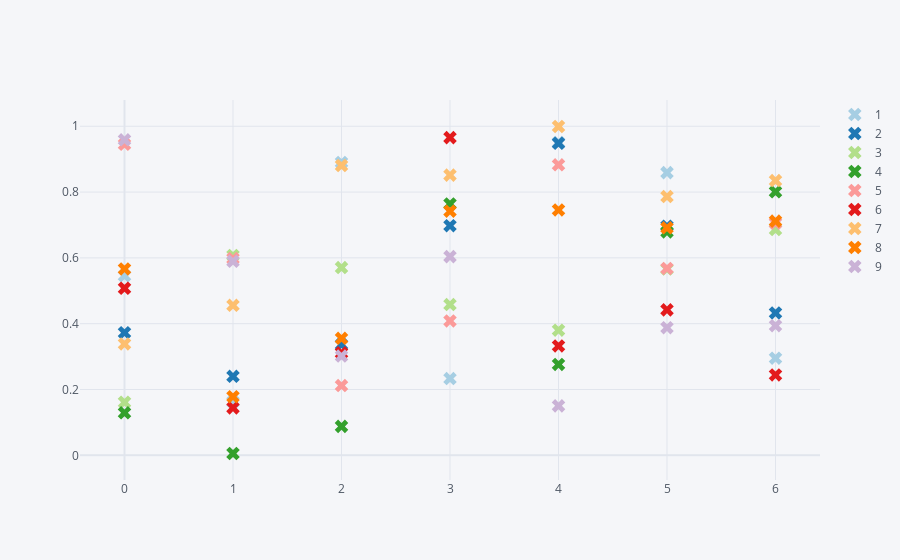

The notebook cell this image was saved under:
### Code cell
# The Plotter  
print("---THE PLOTTER ---")
print("Select the type of data you need to plot (By writing 1 or 2)")
print("1. Random Data")
print("2. Upload CSV file") # use agri.csv
data = int(input("Your Choice: ")) 
df = creation(data)
print(df.head())
main(df, data)

### Figure 1 — Plotly figure (JSON) as saved in the notebook; plotly's stock layout.template omitted (floating-point values rounded to 4 significant figures)
{"data": [{"line": {"color": "rgba(166, 206, 227, 1.0)", "dash": "solid", "shape": "linear", "width": 1.3}, "marker": {"size": 12, "symbol": "x"}, "mode": "markers", "name": "1", "text": "", "type": "scatter", "x": [0, 1, 2, 3, 4, 5, 6], "y": [0.5456, 0.1628, 0.89, 0.2332, 0.9505, 0.859, 0.295]}, {"line": {"color": "rgba(31, 120, 180, 1.0)", "dash": "solid", "shape": "linear", "width": 1.3}, "marker": {"size": 12, "symbol": "x"}, "mode": "markers", "name": "2", "text": "", "type": "scatter", "x": [0, 1, 2, 3, 4, 5, 6], "y": [0.3725, 0.2401, 0.3366, 0.6977, 0.9483, 0.6963, 0.4326]}, {"line": {"color": "rgba(178, 223, 138, 1.0)", "dash": "solid", "shape": "linear", "width": 1.3}, "marker": {"size": 12, "symbol": "x"}, "mode": "markers", "name": "3", "text": "", "type": "scatter", "x": [0, 1, 2, 3, 4, 5, 6], "y": [0.1612, 0.6074, 0.5705, 0.458, 0.3802, 0.5659, 0.6861]}, {"line": {"color": "rgba(51, 160, 44, 1.0)", "dash": "solid", "shape": "linear", "width": 1.3}, "marker": {"size": 12, "symbol": "x"}, "mode": "markers", "name": "4", "text": "", "type": "scatter", "x": [0, 1, 2, 3, 4, 5, 6], "y": [0.1293, 0.00553, 0.08789, 0.7637, 0.2762, 0.6787, 0.8007]}, {"line": {"color": "rgba(251, 154, 153, 1.0)", "dash": "solid", "shape": "linear", "width": 1.3}, "marker": {"size": 12, "symbol": "x"}, "mode": "markers", "name": "5", "text": "", "type": "scatter", "x": [0, 1, 2, 3, 4, 5, 6], "y": [0.9452, 0.5977, 0.2121, 0.4084, 0.8827, 0.5678, 0.7055]}, {"line": {"color": "rgba(227, 26, 28, 1.0)", "dash": "solid", "shape": "linear", "width": 1.3}, "marker": {"size": 12, "symbol": "x"}, "mode": "markers", "name": "6", "text": "", "type": "scatter", "x": [0, 1, 2, 3, 4, 5, 6], "y": [0.5076, 0.1442, 0.3112, 0.9654, 0.3323, 0.442, 0.2442]}, {"line": {"color": "rgba(253, 191, 111, 1.0)", "dash": "solid", "shape": "linear", "width": 1.3}, "marker": {"size": 12, "symbol": "x"}, "mode": "markers", "name": "7", "text": "", "type": "scatter", "x": [0, 1, 2, 3, 4, 5, 6], "y": [0.3384, 0.4559, 0.8807, 0.8514, 0.9992, 0.7862, 0.8348]}, {"line": {"color": "rgba(255, 127, 0, 1.0)", "dash": "solid", "shape": "linear", "width": 1.3}, "marker": {"size": 12, "symbol": "x"}, "mode": "markers", "name": "8", "text": "", "type": "scatter", "x": [0, 1, 2, 3, 4, 5, 6], "y": [0.5664, 0.1782, 0.3555, 0.7417, 0.7455, 0.6913, 0.7117]}, {"line": {"color": "rgba(202, 178, 214, 1.0)", "dash": "solid", "shape": "linear", "width": 1.3}, "marker": {"size": 12, "symbol": "x"}, "mode": "markers", "name": "9", "text": "", "type": "scatter", "x": [0, 1, 2, 3, 4, 5, 6], "y": [0.9588, 0.5895, 0.3017, 0.6038, 0.1503, 0.3879, 0.394]}], "layout": {"legend": {"bgcolor": "#F5F6F9", "font": {"color": "#4D5663"}}, "paper_bgcolor": "#F5F6F9", "plot_bgcolor": "#F5F6F9", "title": {"font": {"color": "#4D5663"}}, "xaxis": {"gridcolor": "#E1E5ED", "showgrid": true, "tickfont": {"color": "#4D5663"}, "title": {"font": {"color": "#4D5663"}, "text": ""}, "zerolinecolor": "#E1E5ED"}, "yaxis": {"gridcolor": "#E1E5ED", "showgrid": true, "tickfont": {"color": "#4D5663"}, "title": {"font": {"color": "#4D5663"}, "text": ""}, "zerolinecolor": "#E1E5ED"}}}
